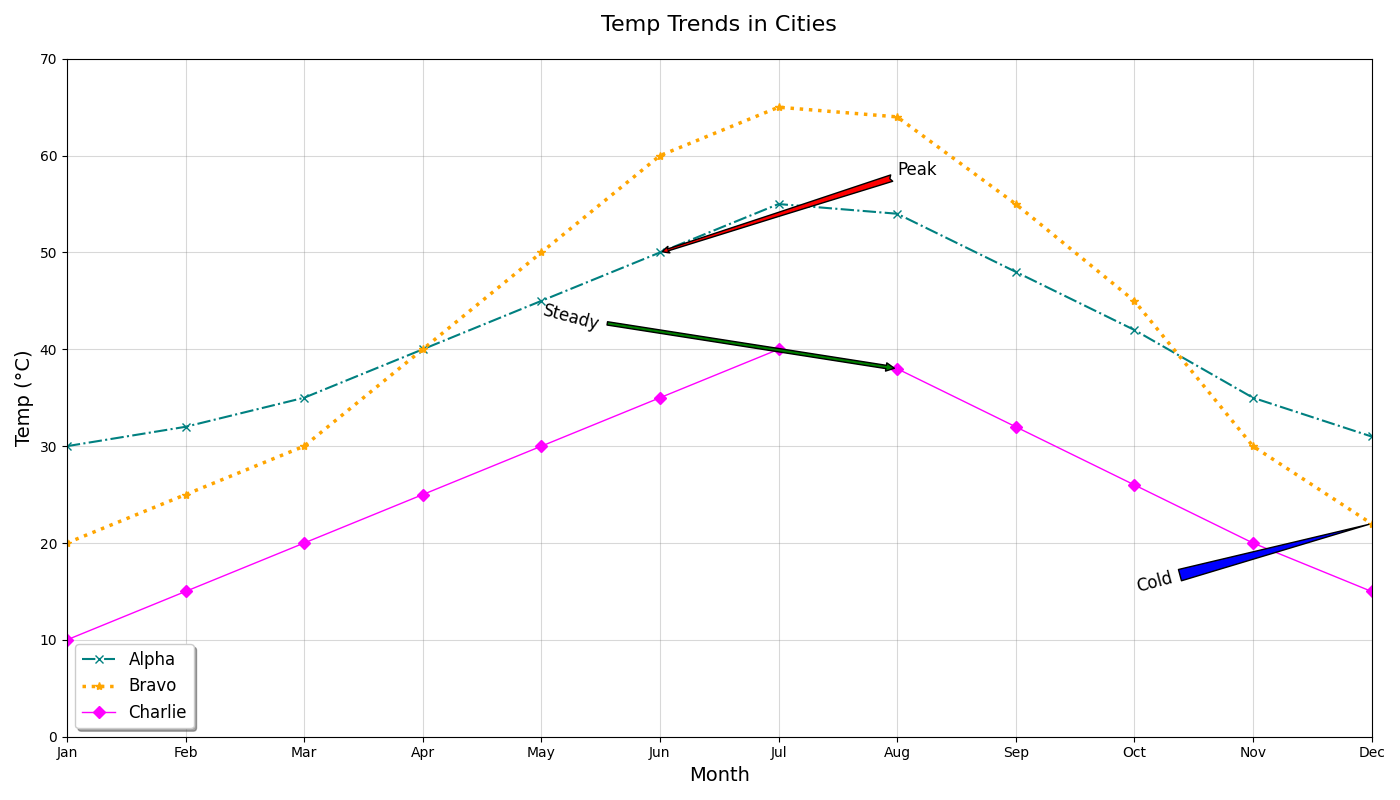

Recreate this plot in Python.
import matplotlib.pyplot as plt
import numpy as np

months = np.arange(1, 13)
city_alpha_temp = np.array([30, 32, 35, 40, 45, 50, 55, 54, 48, 42, 35, 31])
city_bravo_temp = np.array([20, 25, 30, 40, 50, 60, 65, 64, 55, 45, 30, 22])
city_charlie_temp = np.array([10, 15, 20, 25, 30, 35, 40, 38, 32, 26, 20, 15])

plt.figure(figsize=(14, 8))

plt.plot(months, city_alpha_temp, label='Alpha', marker='x', color='teal', linestyle='-.', linewidth=1.5)
plt.plot(months, city_bravo_temp, label='Bravo', marker='*', color='orange', linestyle=':', linewidth=2.5)
plt.plot(months, city_charlie_temp, label='Charlie', marker='D', color='magenta', linestyle='-', linewidth=1)

plt.grid(True, linestyle='-', color='gray', alpha=0.3)

plt.title("Temp Trends in Cities", fontsize=16, pad=20)
plt.xlabel("Month", fontsize=14)
plt.ylabel("Temp (°C)", fontsize=14)

plt.annotate('Peak', xy=(6, city_alpha_temp[5]), xytext=(8, 58),
             arrowprops=dict(facecolor='red', arrowstyle='fancy'),
             fontsize=12)

plt.annotate('Cold', xy=(12, city_bravo_temp[11]), xytext=(10, 15),
             arrowprops=dict(facecolor='blue', arrowstyle='wedge,tail_width=0.7'),
             fontsize=12, rotation=15)

plt.annotate('Steady', xy=(8, city_charlie_temp[7]), xytext=(5, 42),
             arrowprops=dict(facecolor='green', arrowstyle='simple'),
             fontsize=12, rotation=-15)

plt.ylim(0, 70)
plt.xlim(1, 12)
plt.xticks(months, ['Jan', 'Feb', 'Mar', 'Apr', 'May', 'Jun', 'Jul', 'Aug', 'Sep', 'Oct', 'Nov', 'Dec'])

plt.legend(loc='lower left', fontsize=12, shadow=True, fancybox=True)

plt.tight_layout()

plt.show()
